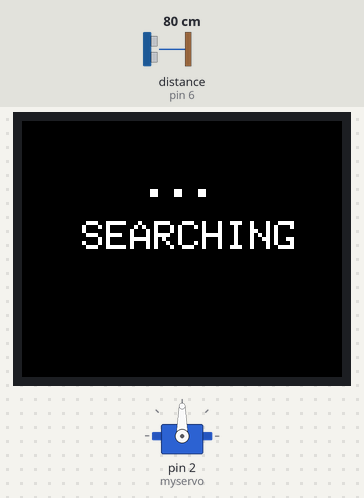
This sketch was run on a simulated Arduino Uno, built with avr-gcc and run on an emulated ATmega328P. Shown: servo, 160×128 colour display. Wiring (inferred from the names in the program): ultrasonic range finder: trigger pin 7; echo pin 6. The inputs (shaded band) are chosen by the test bench; at power-on: distance to the obstacle (sensor on pin 6) 80 cm. The echo pulse lasts 58.3 µs per cm; random numbers use the default seed unless the sketch sets one; what the sketch prints to the serial monitor is not drawn.

Above: at 2.9 s.
3.0 s: distance to the obstacle (sensor on pin 6) set to 23 cm
At 4.1 s:
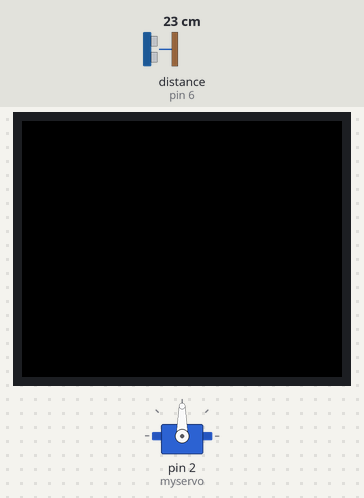
7.0 s: distance to the obstacle (sensor on pin 6) set to 18 cm
At 10.3 s:
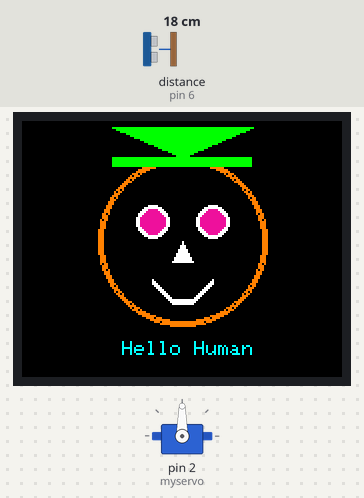
At 22.8 s:
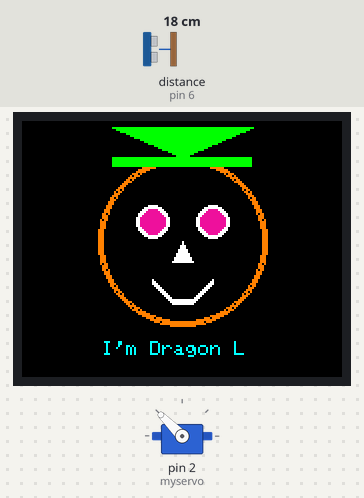
Timing chart, 0 to 25.3 s (numbered marks = the images above; inputs shaded):
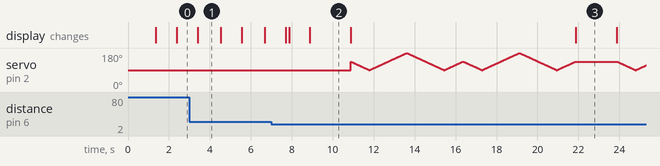

The sketch:

display.ino
```cpp
#include <Adafruit_GFX.h>    // Core graphics library
#include <Adafruit_ST7735.h> // Hardware-specific library
#include <Servo.h>

Servo myservo;  // create servo object to control a servo

// pin definition for Arduino UNO
#define TFT_RST  8  // Reset pin (you may need to change this)
#define TFT_CS   10 // Chip select pin
#define TFT_DC   9  // Data/command pin

const int pingPin = 7; // Trigger Pin of Ultrasonic Sensor
const int echoPin = 6; // Echo Pin of Ultrasonic Sensor

Adafruit_ST7735 tft = Adafruit_ST7735(TFT_CS, TFT_DC, TFT_RST);
Adafruit_ST7735 tft2 = Adafruit_ST7735(TFT_CS, TFT_DC, TFT_RST);

  int faceX = 80;
  int faceY = 60;
  int faceRadius = 40;
int faceColorRed = 255;
int faceColorGreen = 255;
int faceColorBlue = 255;
int eyeColorR = 0;
int eyeColorG = 0;
int eyeColorB = 0;
int songI =0;

void setup() {
  //pinMode(3, OUTPUT);//buzzer
  myservo.attach(2,100,1000);  // (pin, min, max)
  Serial.begin(9600); // Starting Serial Terminal
  tft.initR(INITR_BLACKTAB); // Initialize the TFT screen
  tft.fillScreen(ST7735_BLACK); // Fill the screen with a black background
  tft.setRotation(3); // Rotate the screen 90 degrees clockwise
  tft.setTextColor(ST7735_WHITE); // Set text color to white
  tft.setTextSize(1); // Set text size
  tft.initR(INITR_BLACKTAB);
  printSearching();

}

void loop() {

   long cmValue = distanceValue();
   displayValue(cmValue);

   Serial.print(cmValue);
   //Serial.print("cm");
   Serial.println();
   delay(100);

}

long microsecondsToCentimeters(long microseconds) {
   return microseconds / 29 / 2;
}

void displayValue(long val){

  int val2= 100;
  if(val>1){
    val2= val;
  }

  //tft.setCursor(20, 45); // Adjust these values for centering
  if(val2 < 20){
    for(songI; songI<1; songI++){
      faceDisplay();
      eyeColor();
      printHello();
      sing();
    }
    faceDisplay();
    eyeColor();
    handDetected();
    songI++;
  }else {
    delay(1000);
    printSearching();
  }

}

void faceDisplay(){
  tft.setRotation(3); // Rotate the screen 90 degrees clockwise
  tft.fillScreen(ST7735_BLACK);

  // Adjust the circle face to the middle (x=80, y=64)


  // Draw the face (white circle)
  tft.fillCircle(faceX, faceY, faceRadius, tft.color565(0, 0, 0));
  tft.drawCircle(faceX, faceY, faceRadius+1, ST7735_ORANGE);
  tft.drawCircle(faceX, faceY, faceRadius+2, ST7735_ORANGE);
  tft.drawCircle(faceX, faceY, faceRadius, ST7735_ORANGE);

  // Draw the eyes (black)
  int leftEyeX = faceX - 15;
  int rightEyeX = faceX + 15;
  int eyeY = faceY - 10;
  int eyeRadius = 8;
  tft.fillCircle(leftEyeX, eyeY, eyeRadius, tft.color565(255, 255, 255));
  tft.fillCircle(rightEyeX, eyeY, eyeRadius, tft.color565(255, 255, 255));

  // Draw the nose (a small black triangle)
  int noseX = faceX;
  int noseY = faceY + 5;
  tft.fillTriangle(noseX, noseY - 5, noseX - 5, noseY + 5, noseX + 5, noseY + 5, ST7735_WHITE);

  // Draw the mouth (a curved line using drawLine)
  int mouthY = faceY + 20;
  int mouthStartX = faceX - 15;
  int mouthEndX = faceX + 15;
  int controlPointY = mouthY + 10;
  int lineThickness = 3; // Increase this value for thicker lines

  for (int i = 0; i < lineThickness; i++) {
    int offset = i - (lineThickness / 2);
    tft.drawLine(mouthStartX, mouthY + offset, faceX - 5, controlPointY + offset, ST7735_WHITE);
    tft.drawLine(faceX - 5, controlPointY + offset, faceX + 5, controlPointY + offset, ST7735_WHITE);
    tft.drawLine(faceX + 5, controlPointY + offset, mouthEndX, mouthY + offset, ST7735_WHITE);
  }
  //delay(1000);
  // Draw the hat (a rectangle)
  int hatX = faceX - 35;
  int hatY = faceY - (faceRadius+2);
  int hatWidth = 70;
  int hatHeight = 5;
  tft.fillRect(hatX, hatY, hatWidth, hatHeight, ST7735_GREEN);

  int triangleX1 = hatX;
  int triangleX2 = hatX + hatWidth;
  int triangleY = hatY - 15;
  tft.fillTriangle(faceX, hatY, triangleX1, triangleY, triangleX2, triangleY, ST7735_GREEN);


}

long distanceValue(){
  long duration, inches, cm;
   pinMode(pingPin, OUTPUT);
   digitalWrite(pingPin, LOW);
   delayMicroseconds(2);
   digitalWrite(pingPin, HIGH);
   delayMicroseconds(10);
   digitalWrite(pingPin, LOW);
   pinMode(echoPin, INPUT);
   duration = pulseIn(echoPin, HIGH);
   cm = microsecondsToCentimeters(duration);
   return cm;
}

void printHello(){
  tft.setRotation(3); // Rotate the screen 90 degrees clockwise
  tft.setTextColor(ST7735_CYAN); // Set text color to white
  tft.setTextSize(1); // Set text size

  tft.setCursor(50, 110); // Adjust these values for centering
  tft.println("Hello Human");
  delay(2000);

  tft.setCursor(50, 110);
  tft.setTextColor(ST7735_BLACK);
  tft.print("Hello Human");

  handServo();

  tft.setCursor(40, 110);
  tft.setTextColor(ST7735_CYAN);
  tft.print("I'm Dragon L");
  delay(2000);

  tft.setCursor(40, 110);
  tft.setTextColor(ST7735_BLACK);
  tft.print("I'm Dragon L");

  handServo();


}

void handDetected(){
  tft.setRotation(3); // Rotate the screen 90 degrees clockwise
  tft.setTextColor(ST7735_CYAN); // Set text color to white
  tft.setTextSize(1); // Set text size

  tft.setCursor(40, 110); // Adjust these values for centering
  tft.println("Hand Detected");
  delay(2000);

  tft.setCursor(40, 110);
  tft.setTextColor(ST7735_BLACK);
  tft.print("Hand Detected");
}

void eyeColor(){
  eyeColorR =random(255);
  eyeColorG = random(255);
  eyeColorB =random(255);

  // Draw the eyes (black)
  int leftEyeX = faceX - 15;
  int rightEyeX = faceX + 15;
  int eyeY = faceY - 10;
  int eyeRadius = 6;
  tft.fillCircle(leftEyeX, eyeY, eyeRadius, tft.color565(eyeColorR, eyeColorG, eyeColorB));
  tft.fillCircle(rightEyeX, eyeY, eyeRadius, tft.color565(eyeColorR, eyeColorG, eyeColorB));

  delay(1000);
}

void printBye(){
    tft.setRotation(3); // Rotate the screen 90 degrees clockwise
    tft.setTextColor(ST7735_CYAN); // Set text color to white
    tft.setTextSize(1); // Set text size

    tft.setCursor(50, 110); // Adjust these values for centering
    tft.println("Bye Human");
    delay(2000);
    tft.fillScreen(ST7735_BLACK);

    tft.setCursor(56, 60);
    tft.setTextSize(3); // Set text size
    tft.setTextColor(ST7735_WHITE);
    tft.print("BYE");
    delay(2000);
    tft.fillScreen(ST7735_BLACK);

}
void printSearching(){
    tft.fillScreen(ST7735_BLACK);
    tft.setTextColor(ST7735_WHITE);
    tft.setRotation(3);
    tft.setTextSize(2);
    tft.setCursor(60, 24);
    tft.println("...");

    tft.setCursor(30, 50);
    tft.println("SEARCHING");
    delay(1000);
    tft.fillScreen(ST7735_BLACK);
}

void handServo(){
  for(int i=0; i<2; i++){

    for(int j =135; j>=90; j--){
      myservo.write(j);
      delay(20);
    }

    for(int j =90; j<=180; j++){
      myservo.write(j);
      delay(20);
    }

    for(int j =180; j>=90; j--){
      myservo.write(j);
      delay(20);
    }

    for(int j =90; j<=135; j++){
      myservo.write(j);
      delay(20);
    }

  }
}

//................................................................................SONG...........................................................................................

// Define pin 10 for buzzer, you can use any other digital pins (Pin 0-13)
const int buzzer = 3;

// Change to 0.5 for a slower version of the song, 1.25 for a faster version
const float songSpeed = 1.0;

#define NOTE_C4 262
#define NOTE_D4 294
#define NOTE_E4 330
#define NOTE_F4 349
#define NOTE_G4 392
#define NOTE_A4 440
#define NOTE_B4 494
#define NOTE_C5 523
#define NOTE_D5 587
#define NOTE_E5 659
#define NOTE_F5 698
#define NOTE_G5 784
#define NOTE_A5 880
#define NOTE_B5 988

int notes[] = {
    NOTE_E4, NOTE_G4, NOTE_A4, NOTE_A4, 0,
    NOTE_A4, NOTE_B4, NOTE_C5, NOTE_C5, 0,
    NOTE_C5, NOTE_D5, NOTE_B4, NOTE_B4, 0,
    NOTE_A4, NOTE_G4, NOTE_A4, 0,

    NOTE_E4, NOTE_G4, NOTE_A4, NOTE_A4, 0,
    NOTE_A4, NOTE_B4, NOTE_C5, NOTE_C5, 0,
    NOTE_C5, NOTE_D5, NOTE_B4, NOTE_B4, 0,
    NOTE_A4, NOTE_G4, NOTE_A4, 0,

    NOTE_E4, NOTE_G4, NOTE_A4, NOTE_A4, 0,
    NOTE_A4, NOTE_C5, NOTE_D5, NOTE_D5, 0,
    NOTE_D5, NOTE_E5, NOTE_F5, NOTE_F5, 0,
    NOTE_E5, NOTE_D5, NOTE_E5, NOTE_A4, 0,

    NOTE_A4, NOTE_B4, NOTE_C5, NOTE_C5, 0,
    NOTE_D5, NOTE_E5, NOTE_A4, 0,
    NOTE_A4, NOTE_C5, NOTE_B4, NOTE_B4, 0,
    NOTE_C5, NOTE_A4, NOTE_B4, 0,

    NOTE_A4, NOTE_A4,
    //Repeat of first part
    NOTE_A4, NOTE_B4, NOTE_C5, NOTE_C5, 0,
    NOTE_C5, NOTE_D5, NOTE_B4, NOTE_B4, 0,
    NOTE_A4, NOTE_G4, NOTE_A4, 0,

    NOTE_E4, NOTE_G4, NOTE_A4, NOTE_A4, 0,
    NOTE_A4, NOTE_B4, NOTE_C5, NOTE_C5, 0,
    NOTE_C5, NOTE_D5, NOTE_B4, NOTE_B4, 0,
    NOTE_A4, NOTE_G4, NOTE_A4, 0,

    NOTE_E4, NOTE_G4, NOTE_A4, NOTE_A4, 0,
    NOTE_A4, NOTE_C5, NOTE_D5, NOTE_D5, 0,
    NOTE_D5, NOTE_E5, NOTE_F5, NOTE_F5, 0,
    NOTE_E5, NOTE_D5, NOTE_E5, NOTE_A4, 0,

    NOTE_A4, NOTE_B4, NOTE_C5, NOTE_C5, 0,
    NOTE_D5, NOTE_E5, NOTE_A4, 0,
    NOTE_A4, NOTE_C5, NOTE_B4, NOTE_B4, 0,
    NOTE_C5, NOTE_A4, NOTE_B4, 0};

// Durations (in ms) of each music note of the song
// Quarter Note is 250 ms when songSpeed = 1.0
int durations[] = {
    125, 125, 250, 125, 125,
    125, 125, 250, 125, 125,
    125, 125, 250, 125, 125,
    125, 125, 375, 125,

    125, 125, 250, 125, 125,
    125, 125, 250, 125, 125,
    125, 125, 250, 125, 125,
    125, 125, 375, 125,

    125, 125, 250, 125, 125,
    125, 125, 250, 125, 125,
    125, 125, 250, 125, 125,
    125, 125, 125, 250, 125,

    125, 125, 250, 125, 125,
    250, 125, 250, 125,
    125, 125, 250, 125, 125,
    125, 125, 375, 375,

    250, 125,
    //Rpeat of First Part
    125, 125, 250, 125, 125,
    125, 125, 250, 125, 125,
    125, 125, 375, 125,

    125, 125, 250, 125, 125,
    125, 125, 250, 125, 125,
    125, 125, 250, 125, 125,
    125, 125, 375, 125,

    125, 125, 250, 125, 125,
    125, 125, 250, 125, 125,
    125, 125, 250, 125, 125,
    125, 125, 125, 250, 125,

    125, 125, 250, 125, 125,
    250, 125, 250, 125,
    125, 125, 250, 125, 125,
    125, 125, 375, 375};


void sing() {
  const int totalNotes = sizeof(notes) / sizeof(int);
  // Loop through each note
  for (int i = 0; i < totalNotes; i++)
  {
    const int currentNote = notes[i];
    float wait = durations[i] / songSpeed;
    // Play tone if currentNote is not 0 frequency, otherwise pause (noTone)
    if (currentNote != 0)
    {
      tone(buzzer, notes[i], wait); // tone(pin, frequency, duration)
    }
    else
    {
      noTone(buzzer);
    }
    // delay is used to wait for tone to finish playing before moving to next loop
    delay(wait);
  }

  }
```

Measured:
- the behaviour switches between 21 and 20 cm on distance to the obstacle (sensor on pin 6) (found by bisection; images 1 and 2)
- what the display in image 1 shows lasts 1.1 s, from 3.4 s to 4.5 s
- what the display in image 2 shows lasts 2.0 s, from 8.9 s to 10.9 s
